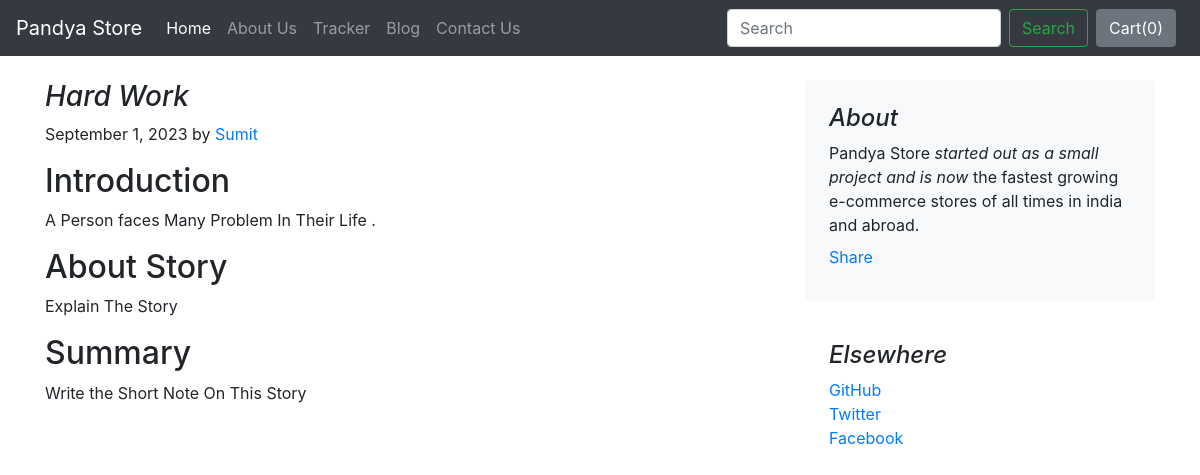
The page /blog/blogpost/1 on the database its author committed.
### blog/models.py (models this page shows)
class Blogpost(models.Model):
    post_id = models.AutoField(primary_key= True)
    tilte = models.CharField(max_length=50)
    head0 = models.CharField(max_length=500, default="")
    chead0 = models.CharField(max_length=5000, default="")
    head1 = models.CharField(max_length=500, default="")
    chead1 = models.CharField(max_length=5000, default="")
    head2 = models.CharField(max_length=500, default="")
    chead2 = models.CharField(max_length=5000, default="")
    pub_date = models.DateField()
    thumbnail = models.ImageField(upload_to='shop/images', default="")
    def __str__(self):
        return self.tilte

### blog/views.py (the view)
# urls.py: path("blogpost/<int:id>",views.blogpost,name="blogPost")
def blogpost(request,id):
 post=Blogpost.objects.filter(post_id=id)[0]
 print(post)
 return render(request,'blog/blogpost.html',{'post':post})

### blog/templates/blog/blogpost.html (shortened to what this page needs)
{% extends 'blog/basic.html' %}
{% block body %}
<div class="container">
    <div class="row mt-4">
        <div class="col-md-8 blog-main">
            <h3 class=" font-italic">
                {{post.tilte}}
            </h3>
            <p class="blog-post-meta">September 1, 2023 by <a href="https://in.linkedin.com/in/sumit-pandya-a10371272" target="_blank">Sumit</a></p>
            <div class="blog-post">
                <h2 class="blog-post-title">{{post.head0}}</h2>
                <p>{{post.chead0}}</p>
                <h2>{{post.head1}}</h2>
                <p>{{post.chead1}}</p>
                <h2>{{post.head2}}</h2>
                <p>{{post.chead2}}</p>
            </div>
        </div>
        <aside class="col-md-4 blog-sidebar">
            <div class="p-4 mb-3 bg-light rounded">
                <h4 class="font-italic">About</h4>
                <p class="mb-0">Pandya Store <em>started out as a small project and is now</em> the fastest growing e-commerce stores of all times in india and abroad.</p>
                <div class=" my-2 fb-share-button" data-href="http://127.0.0.1:8000/blog/blogpost/{{post.post_id}}" data-layout="" data-size=""><a target="_blank" href="https://www.facebook.com/sharer/sharer.php?u=http%3A%2F%2F127.0.0.1%3A8000%2Fblog%2Fblogpost%2F4&amp;src=sdkpreparse" class="fb-xfbml-parse-ignore">Share</a></div>
            </div>
            <div class="p-4">
                <h4 class="font-italic">Elsewhere</h4>
                <ol class="list-unstyled">
                    <li><a href="#">GitHub</a></li>
                    <li><a href="#">Twitter</a></li>
                    <li><a href="#">Facebook</a></li>
                </ol>
            </div>
        </aside>
    </div>
</div>
{% endblock %}

### rows shown on the page
Blogpost: tilte "Hard Work", head0 "Introduction", chead0 "A Person faces Many Problem In Their Life .", head1 "About Story", chead1 "Explain The Story", head2 "Summary", chead2 "Write the Short Note On This Story"
